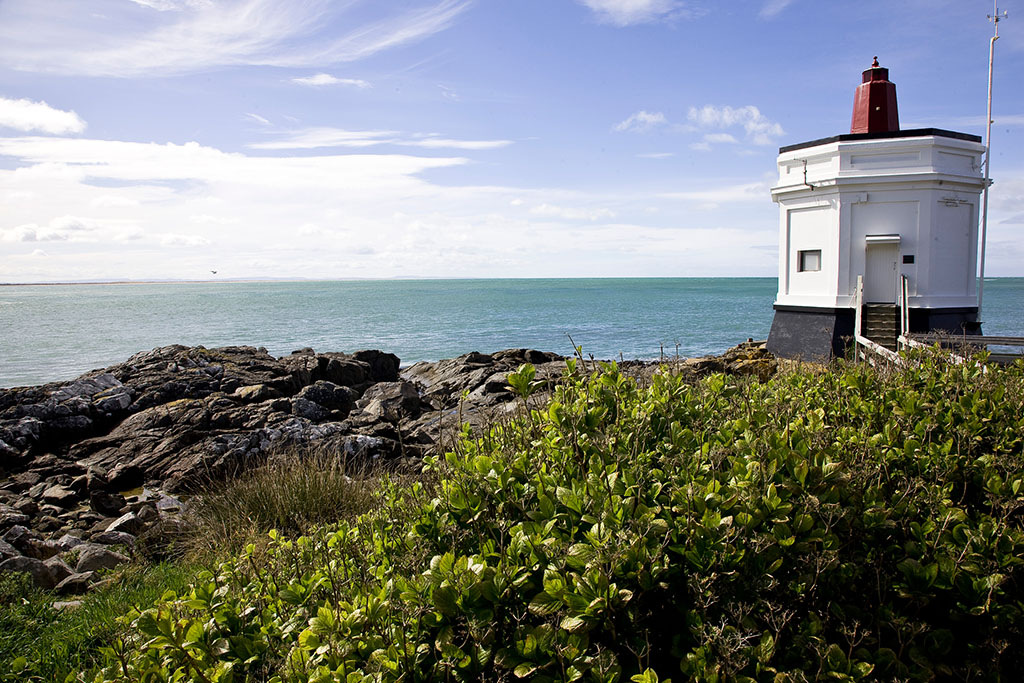
#> input picture image processing/image_affine/test3.jpg, 1024 x 683 px
$ python warpaffine.py
#> lines starting #> are read from the running program, lines starting #| are printed output that depends on the picture
import cv2

fn = "test3.jpg"
img = cv2.imread(fn)
#> img is the input picture: shape (683, 1024, 3); mean B, G, R 124.7, 128.5, 123.7
w = img.shape[1]
#> w = 1024
h = img.shape[0]
#> h = 683
# 得到仿射变换矩阵，完成旋转
# 中心
mycenter = (h / 2, w / 2)
#> mycenter = (341.5, 512)
# 旋转角度
myangle = 90
# 缩放尺度
myscale = 0.5
# 仿射变换完成缩小并旋转
transform_matrix = cv2.getRotationMatrix2D(mycenter, myangle, myscale)

newimg = cv2.warpAffine(img, transform_matrix, (w, h))
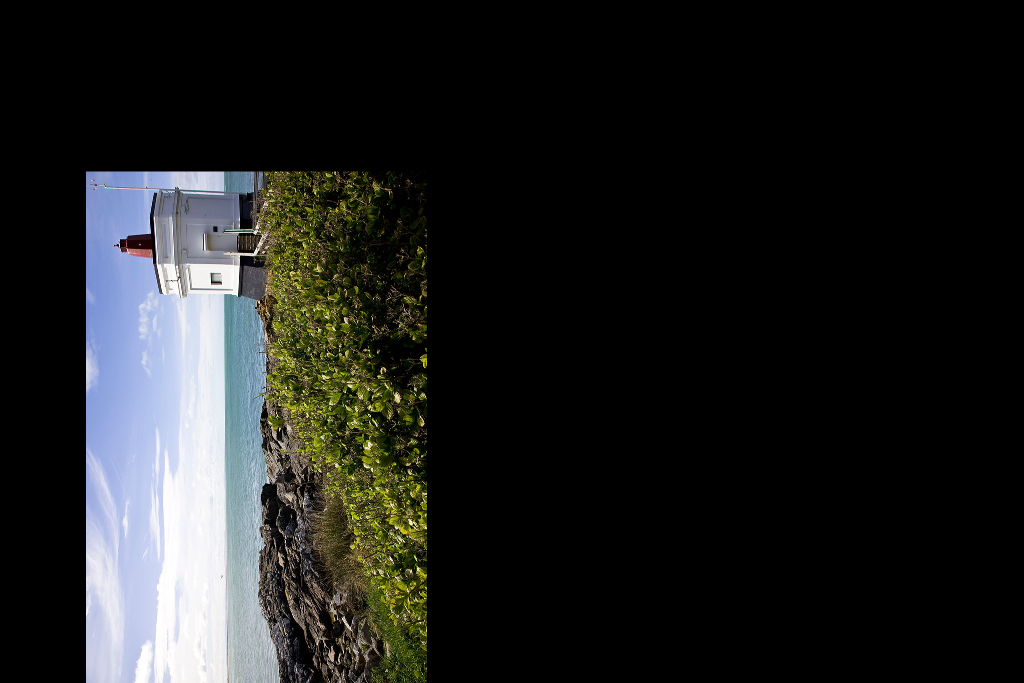
#> newimg: shape (683, 1024, 3); mean B, G, R 31.2, 32.1, 30.9
cv2.imshow('preview', newimg)

cv2.waitKey()
cv2.destroyAllWindows()
